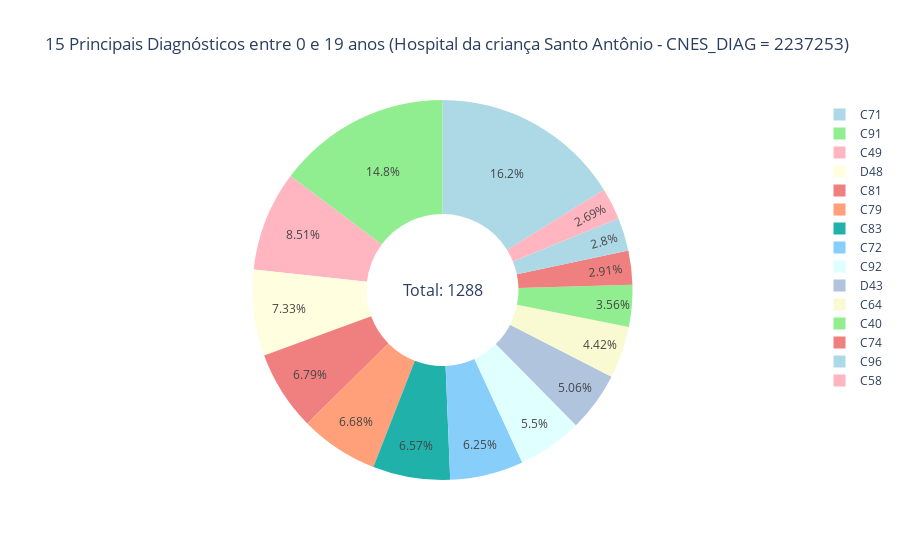
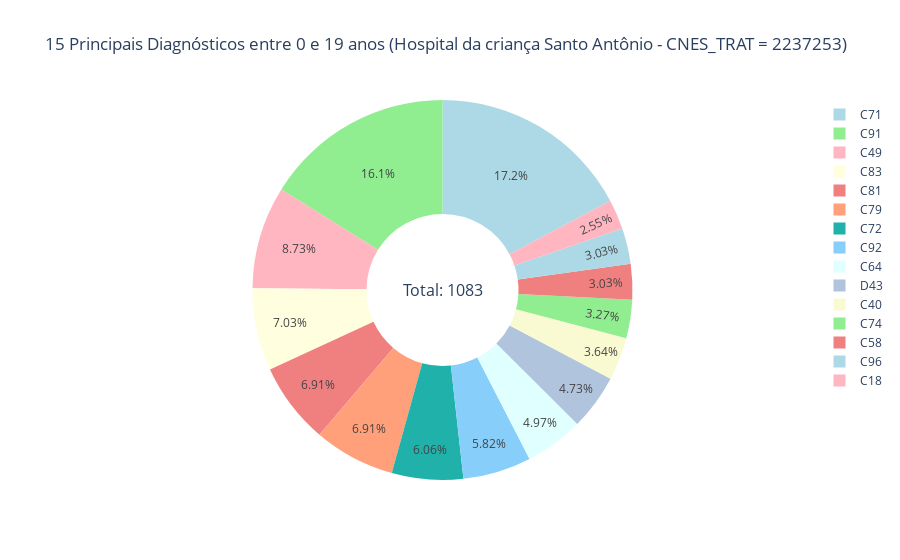

The notebook cell these images were saved under, in order:
### Code cell
import pandas as pd
import plotly.graph_objects as go

# Supondo que você já tenha o DataFrame df com os dados

# Criando um dicionário com os CNES_TRAT dos hospitais
hospitais = {
    'Hospital de Clínicas de Porto Alegre': 2237601,
    'Hospital da criança Conceição': 2237571,
    'Hospital da criança Santo Antônio': 2237253,
    'Hospital Geral de Caxias do Sul': 2223538,
    'Hospital São Vicente de Paulo': 2246988,
    'Hospital Universitário de Santa Maria': 2244306
}

# Exibindo as opções de hospitais disponíveis para o usuário
print("Opções de hospitais disponíveis:")
for idx, hospital in enumerate(hospitais.keys(), start=1):
    print(f"{idx}. {hospital}")

# Solicitando ao usuário que selecione o hospital
opcao_input = input("Digite o número correspondente ao hospital desejado: ")

# Verificando se a opção selecionada é válida
if opcao_input.isdigit():
    opcao = int(opcao_input)
    if opcao >= 1 and opcao <= len(hospitais):
        hospital_input = list(hospitais.keys())[opcao - 1]
        cnes_trat = hospitais[hospital_input]

        # Aplicando o filtro para selecionar pacientes com idade entre 0 e 19 e o CNES_DIAG especificado
        filtro_diag = df[(df['CNES_DIAG'] == cnes_trat) & ((df['IDADE'] >= 0) & (df['IDADE'] <= 19))]

        # Contando as ocorrências de diagnósticos para CNES_DIAG
        contagem_diag = filtro_diag['DIAG_DETH'].value_counts().nlargest(15)

        # Calculando as porcentagens
        porcentagens_diag = (contagem_diag / contagem_diag.sum()) * 100

        # Criando um gráfico de rosquinha interativo com cores suaves
        fig_diag = go.Figure()

        # Adicionando o gráfico de rosquinha
        fig_diag.add_trace(go.Pie(
            labels=contagem_diag.index,
            values=contagem_diag.values,
            marker_colors=['lightblue', 'lightgreen', 'lightpink', 'lightyellow', 'lightcoral',
                           'lightsalmon', 'lightseagreen', 'lightskyblue', 'lightcyan', 'lightsteelblue',
                           'lightgoldenrodyellow', 'lightgreen', 'lightcoral', 'lightblue', 'lightpink'],
            hoverinfo='label+value+percent',  # Informações
            hole=0.4  # Tamanho do furo no centro (0.0 a 1.0)
        ))

        # Adicionando uma anotação para a contagem total
        contagem_total_diag = filtro_diag.shape[0]
        fig_diag.add_annotation(
            text=f"Total: {contagem_total_diag}",
            x=0.5,
            y=0.5,
            showarrow=False,
            font=dict(size=16)
        )

        # Personalizando o layout do gráfico
        fig_diag.update_layout(
            title=f'15 Principais Diagnósticos entre 0 e 19 anos ({hospital_input} - CNES_DIAG = {cnes_trat})',
            template='plotly_white'  # Esquema de cores suaves
        )

        # Exibindo o gráfico de rosquinha interativo
        fig_diag.show()

        # Aplicando o filtro para selecionar pacientes com idade entre 0 e 19 e o CNES_TRAT especificado
        filtro_trat = df[(df['CNES_TRAT'] == cnes_trat) & ((df['IDADE'] >= 0) & (df['IDADE'] <= 19))]

        # Contando as ocorrências de diagnósticos para CNES_TRAT
        contagem_trat = filtro_trat['DIAG_DETH'].value_counts().nlargest(15)

        # Calculando as porcentagens
        porcentagens_trat = (contagem_trat / contagem_trat.sum()) * 100

        # Criando um gráfico de rosquinha interativo com cores suaves
        fig_trat = go.Figure()

        # Adicionando o gráfico de rosquinha
        fig_trat.add_trace(go.Pie(
            labels=contagem_trat.index,
            values=contagem_trat.values,
            marker_colors=['lightblue', 'lightgreen', 'lightpink', 'lightyellow', 'lightcoral',
                           'lightsalmon', 'lightseagreen', 'lightskyblue', 'lightcyan', 'lightsteelblue',
                           'lightgoldenrodyellow', 'lightgreen', 'lightcoral', 'lightblue', 'lightpink'],
            hoverinfo='label+value+percent',  # Informações
            hole=0.4  # Tamanho do furo no centro (0.0 a 1.0)
        ))

        # Adicionando uma anotação para a contagem total
        contagem_total_trat = filtro_trat.shape[0]
        fig_trat.add_annotation(
            text=f"Total: {contagem_total_trat}",
            x=0.5,
            y=0.5,
            showarrow=False,
            font=dict(size=16)
        )

        # Personalizando o layout do gráfico
        fig_trat.update_layout(
            title=f'15 Principais Diagnósticos entre 0 e 19 anos ({hospital_input} - CNES_TRAT = {cnes_trat})',
            template='plotly_white'  # Esquema de cores suaves
        )

        # Exibindo o gráfico de rosquinha interativo
        fig_trat.show()
    else:
        print("Opção inválida. Selecione um número correspondente a um hospital válido.")
else:
    print("Opção inválida. Selecione um número correspondente a um hospital válido.")

### Figure 1 — Plotly figure (JSON) as saved in the notebook; plotly's stock layout.template omitted (floating-point values rounded to 4 significant figures)
{"data": [{"hole": 0.4, "hoverinfo": "label+value+percent", "labels": ["C71", "C91", "C49", "D48", "C81", "C79", "C83", "C72", "C92", "D43", "C64", "C40", "C74", "C96", "C58"], "marker": {"colors": ["lightblue", "lightgreen", "lightpink", "lightyellow", "lightcoral", "lightsalmon", "lightseagreen", "lightskyblue", "lightcyan", "lightsteelblue", "lightgoldenrodyellow", "lightgreen", "lightcoral", "lightblue", "lightpink"]}, "type": "pie", "values": [150, 137, 79, 68, 63, 62, 61, 58, 51, 47, 41, 33, 27, 26, 25]}], "layout": {"annotations": [{"font": {"size": 16}, "showarrow": false, "text": "Total: 1288", "x": 0.5, "y": 0.5}], "title": {"text": "15 Principais Diagnósticos entre 0 e 19 anos (Hospital da criança Santo Antônio - CNES_DIAG = 2237253)"}}}

### Figure 2 — Plotly figure (JSON) as saved in the notebook; plotly's stock layout.template omitted (floating-point values rounded to 4 significant figures)
{"data": [{"hole": 0.4, "hoverinfo": "label+value+percent", "labels": ["C71", "C91", "C49", "C83", "C81", "C79", "C72", "C92", "C64", "D43", "C40", "C74", "C58", "C96", "C18"], "marker": {"colors": ["lightblue", "lightgreen", "lightpink", "lightyellow", "lightcoral", "lightsalmon", "lightseagreen", "lightskyblue", "lightcyan", "lightsteelblue", "lightgoldenrodyellow", "lightgreen", "lightcoral", "lightblue", "lightpink"]}, "type": "pie", "values": [142, 133, 72, 58, 57, 57, 50, 48, 41, 39, 30, 27, 25, 25, 21]}], "layout": {"annotations": [{"font": {"size": 16}, "showarrow": false, "text": "Total: 1083", "x": 0.5, "y": 0.5}], "title": {"text": "15 Principais Diagnósticos entre 0 e 19 anos (Hospital da criança Santo Antônio - CNES_TRAT = 2237253)"}}}
